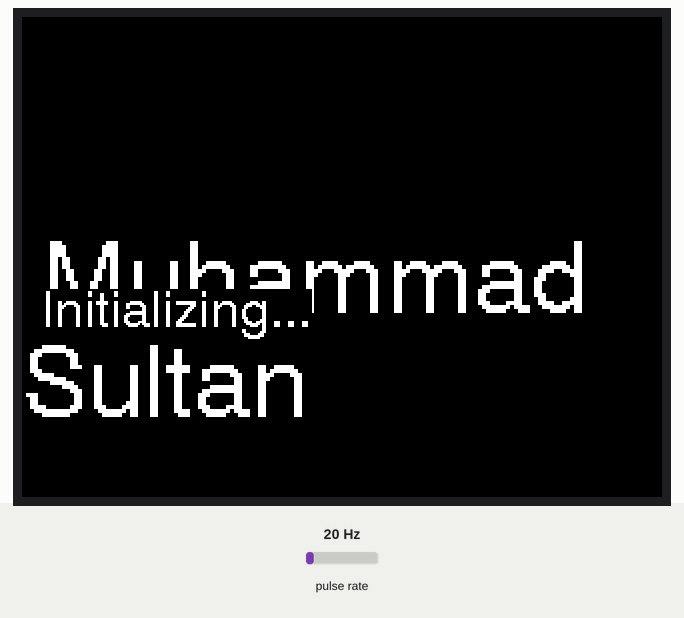
Recording of a sketch running on a simulated ESP32. On the bench: 320×240 colour display. Wiring (inferred from the names in the program): pulse sensor: data GPIO 21. Inputs (shaded band) come from the test bench; at power-on: pulse rate 20 Hz. WiFi joins after 1.5 s; servers stay silent unless stated; the local clock reads 2024-03-15 10:24:30 at power-on unless the sketch sets it; what the sketch prints to the serial monitor is not drawn.

Above: at 0.3 s.
At 1.9 s:
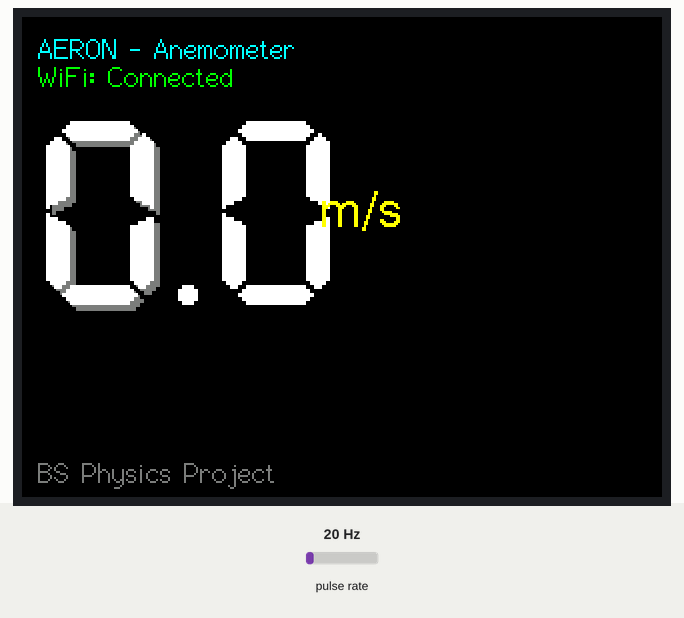
At 32.3 s:
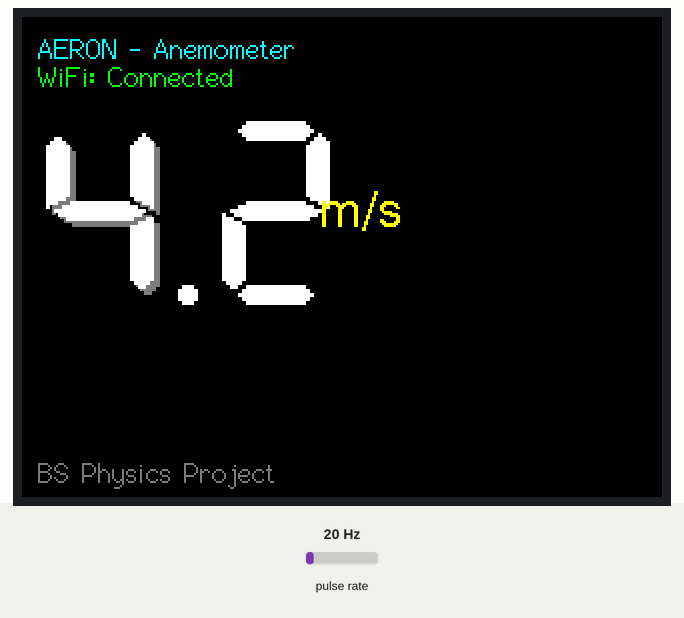

Measured:
- what the display in image 0 shows lasts 1.5 s, from 0.3 s to 1.8 s
- what the display in image 1 shows lasts 15.4 s, from 1.9 s to 17.3 s

The sketch:

Anemometer_wifi_working_code_with_website.ino
```cpp
#include <WiFi.h>
#include <TFT_eSPI.h>
#include <SPI.h>
#include <Firebase_ESP_Client.h>
#include <time.h>

/////////////////////////
// CONFIG
/////////////////////////
const char* WIFI_SSID = "name of wifi";
const char* WIFI_PASS = "password";

#define FIREBASE_HOST "firebase name "
#define FIREBASE_AUTH "firebase auth"

const float anemometerDiameter = 0.12; // meters
const int pulsesPerRevolution = 2;
const unsigned long updateInterval = 15000UL; // 15 seconds
const int IR_PIN = 21;

// NTP Server
const char* ntpServer = "pool.ntp.org";
const long gmtOffset_sec = 18000; // UTC+5 for Pakistan
const int daylightOffset_sec = 0;

/////////////////////////
// GLOBALS
/////////////////////////
volatile unsigned long pulseCount = 0;
unsigned long lastUpdateMillis = 0;

TFT_eSPI tft = TFT_eSPI();
float displaySpeed = 0.0f;
float targetSpeed = 0.0f;

FirebaseData fbdo;
FirebaseAuth auth;
FirebaseConfig config;

/////////////////////////
// ISR
/////////////////////////
void IR_ISR() {
  pulseCount++;
}

float calculateSpeedFromPulses(unsigned long pulses, unsigned long intervalMs){
  float revs = (float)pulses / pulsesPerRevolution;
  float dist = revs * 3.1416 * anemometerDiameter;
  float intervalSec = (float)intervalMs / 1000.0f;
  if(intervalSec <= 0.0f) return 0.0f;
  return dist / intervalSec;
}

/////////////////////////
// TIME
/////////////////////////
unsigned long getEpochTime() {
  time_t now;
  struct tm timeinfo;
  if (!getLocalTime(&timeinfo)) {
    return millis() / 1000; // Fallback
  }
  time(&now);
  return (unsigned long)now;
}

/////////////////////////
// DISPLAY
/////////////////////////
void drawStartupName(){
  tft.fillScreen(TFT_BLACK);
  tft.setTextSize(2);
  tft.setTextFont(4);
  tft.setTextColor(TFT_WHITE, TFT_BLACK);
  tft.setCursor(10, tft.height()/2 - 10);
  tft.print("Muhammad Sultan");
  tft.setTextSize(1);
  tft.setCursor(10, tft.height()/2 + 16);
  tft.print("Initializing...");
}

void drawSpeedStatic(float speed){
  tft.fillScreen(TFT_BLACK);

  // Header
  tft.setTextFont(2);
  tft.setTextSize(1);
  tft.setTextColor(TFT_CYAN);
  tft.setCursor(8, 8);
  tft.print("AERON - Anemometer");

  tft.setTextColor(TFT_GREEN);
  tft.setCursor(8, 22);
  tft.print("WiFi: Connected");

  // Speed display
  int bigX = 8, bigY = 50;
  tft.setTextFont(7);
  tft.setTextSize(2);

  // Shadow effect
  tft.setTextColor(TFT_DARKGREY);
  tft.setCursor(bigX + 3, bigY + 3);
  tft.print((int)speed);

  // Main text
  tft.setTextColor(TFT_WHITE);
  tft.setCursor(bigX, bigY);
  char buf[12];
  dtostrf(speed, 0, 1, buf);
  tft.print(buf);

  // Unit
  tft.setTextFont(4);
  tft.setTextSize(1);
  tft.setTextColor(TFT_YELLOW);
  tft.setCursor(bigX + 140, bigY + 36);
  tft.print("m/s");

  // Footer
  tft.setTextFont(2);
  tft.setTextColor(TFT_DARKGREY);
  tft.setCursor(8, tft.height() - 20);
  tft.print("BS Physics Project");
}

/////////////////////////
// FIREBASE
/////////////////////////
void firebaseInit(){
  config.database_url = FIREBASE_HOST;
  config.signer.tokens.legacy_token = FIREBASE_AUTH;
  Firebase.begin(&config, &auth);
  Firebase.reconnectWiFi(true);
  fbdo.setBSSLBufferSize(1024, 1024);
}

void uploadToFirebase(float speed){
  unsigned long timestamp = getEpochTime();

  // Update latest reading
  String latestPath = "/anemometer/latest";
  FirebaseJson latestJson;
  latestJson.set("windSpeed", speed);
  latestJson.set("timestamp", timestamp);
  latestJson.set("unit", "m/s");

  if(Firebase.RTDB.setJSON(&fbdo, latestPath, &latestJson)) {
    Serial.println("Latest updated: " + String(speed) + " m/s");
  } else {
    Serial.println("Latest update failed: " + fbdo.errorReason());
  }

  // Add to history (for charts and statistics)
  String historyPath = "/anemometer/history/" + String(timestamp);
  FirebaseJson historyJson;
  historyJson.set("speed", speed);
  historyJson.set("timestamp", timestamp);

  if(Firebase.RTDB.setJSON(&fbdo, historyPath, &historyJson)) {
    Serial.println("History logged");
  } else {
    Serial.println("History log failed: " + fbdo.errorReason());
  }

  // Clean old data (keep last 24 hours = 86400 seconds)
  cleanOldData(timestamp);
}

void cleanOldData(unsigned long currentTimestamp) {
  // Only clean every hour to reduce operations
  static unsigned long lastCleanTime = 0;
  if (currentTimestamp - lastCleanTime < 3600) return;

  lastCleanTime = currentTimestamp;
  unsigned long cutoffTime = currentTimestamp - 86400; // 24 hours ago

  Serial.println("Cleaning old data...");

  // Query and delete old entries
  if (Firebase.RTDB.getJSON(&fbdo, "/anemometer/history")) {
    FirebaseJson &json = fbdo.jsonObject();
    size_t len = json.iteratorBegin();

    for (size_t i = 0; i < len; i++) {
      FirebaseJson::IteratorValue value = json.valueAt(i);
      unsigned long ts = String(value.key).toInt();

      if (ts < cutoffTime) {
        String deletePath = "/anemometer/history/" + String(value.key);
        Firebase.RTDB.deleteNode(&fbdo, deletePath);
        Serial.println("Deleted old entry: " + String(value.key));
      }
    }
    json.iteratorEnd();
  }
}

/////////////////////////
// SETUP
/////////////////////////
void setup(){
  Serial.begin(115200);

  pinMode(IR_PIN, INPUT_PULLUP);
  attachInterrupt(digitalPinToInterrupt(IR_PIN), IR_ISR, RISING);

  tft.init();
  tft.setRotation(1);
  drawStartupName();

  // Connect to WiFi
  WiFi.begin(WIFI_SSID, WIFI_PASS);
  Serial.print("Connecting to WiFi");

  int attempts = 0;
  while(WiFi.status() != WL_CONNECTED && attempts < 20){
    delay(500);
    Serial.print(".");
    attempts++;
  }

  if(WiFi.status() == WL_CONNECTED) {
    Serial.println("\nWiFi Connected!");
    Serial.println("IP: " + WiFi.localIP().toString());

    // Initialize time
    configTime(gmtOffset_sec, daylightOffset_sec, ntpServer);
    Serial.println("Time synchronized");

    // Initialize Firebase
    firebaseInit();
    Serial.println("Firebase initialized");
  } else {
    Serial.println("\nWiFi connection failed!");
  }

  lastUpdateMillis = millis();

  // Initial display
  drawSpeedStatic(0.0);
}

/////////////////////////
// LOOP
/////////////////////////
void loop(){
  unsigned long now = millis();

  // Upload data every interval
  if(now - lastUpdateMillis >= updateInterval){
    noInterrupts();
    unsigned long count = pulseCount;
    pulseCount = 0;
    interrupts();

    lastUpdateMillis = now;

    float measuredSpeed = calculateSpeedFromPulses(count, updateInterval);
    targetSpeed = measuredSpeed;

    // Upload to Firebase
    if(WiFi.status() == WL_CONNECTED) {
      uploadToFirebase(measuredSpeed);
    } else {
      Serial.println("WiFi disconnected, attempting reconnect...");
      WiFi.reconnect();
    }

    // Update display
    drawSpeedStatic(displaySpeed);
  }

  // Smooth animation for display
  float diff = targetSpeed - displaySpeed;
  float step = diff * 0.12f;
  if(abs(step) < 0.01f) {
    displaySpeed = targetSpeed;
  } else {
    displaySpeed += step;
  }

  delay(60);
}
```
